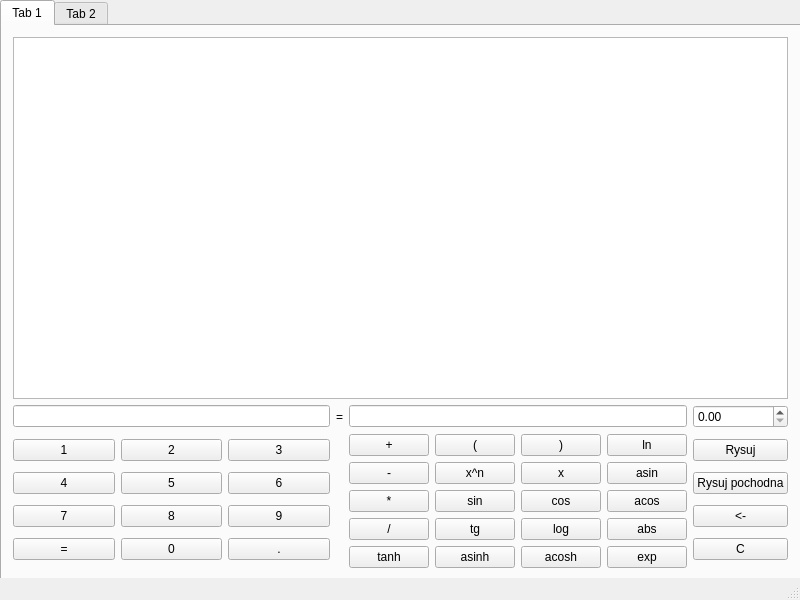
<?xml version="1.0" encoding="UTF-8"?>
<ui version="4.0">
 <class>MainWindow</class>
 <widget class="QMainWindow" name="MainWindow">
  <property name="geometry">
   <rect>
    <x>0</x>
    <y>0</y>
    <width>800</width>
    <height>600</height>
   </rect>
  </property>
  <property name="windowTitle">
   <string>MathBOX</string>
  </property>
  <widget class="QWidget" name="centralWidget">
   <widget class="QTabWidget" name="tabWidget">
    <property name="geometry">
     <rect>
      <x>0</x>
      <y>0</y>
      <width>801</width>
      <height>581</height>
     </rect>
    </property>
    <property name="currentIndex">
     <number>0</number>
    </property>
    <widget class="QWidget" name="tab">
     <attribute name="title">
      <string>Tab 1</string>
     </attribute>
     <layout class="QGridLayout" name="gridLayout_4">
      <item row="1" column="2">
       <widget class="QLineEdit" name="lineEdit_wynik"/>
      </item>
      <item row="4" column="2">
       <layout class="QGridLayout" name="gridLayout_3">
        <item row="1" column="3">
         <widget class="QPushButton" name="pLn">
          <property name="text">
           <string>ln</string>
          </property>
         </widget>
        </item>
        <item row="2" column="3">
         <widget class="QPushButton" name="pAsin">
          <property name="text">
           <string>asin</string>
          </property>
         </widget>
        </item>
        <item row="3" column="3">
         <widget class="QPushButton" name="pAcos">
          <property name="text">
           <string>acos</string>
          </property>
         </widget>
        </item>
        <item row="4" column="3">
         <widget class="QPushButton" name="pAbs">
          <property name="text">
           <string>abs</string>
          </property>
         </widget>
        </item>
        <item row="3" column="0">
         <widget class="QPushButton" name="pMult">
          <property name="text">
           <string>*</string>
          </property>
         </widget>
        </item>
        <item row="4" column="0">
         <widget class="QPushButton" name="pDiv">
          <property name="text">
           <string>/</string>
          </property>
         </widget>
        </item>
        <item row="2" column="0">
         <widget class="QPushButton" name="pMinus">
          <property name="text">
           <string>-</string>
          </property>
         </widget>
        </item>
        <item row="2" column="2">
         <widget class="QPushButton" name="pX">
          <property name="text">
           <string>x</string>
          </property>
         </widget>
        </item>
        <item row="1" column="0">
         <widget class="QPushButton" name="pPlus">
          <property name="text">
           <string>+</string>
          </property>
         </widget>
        </item>
        <item row="1" column="2">
         <widget class="QPushButton" name="pEndBracket">
          <property name="text">
           <string>)</string>
          </property>
         </widget>
        </item>
        <item row="2" column="1">
         <widget class="QPushButton" name="pPower">
          <property name="text">
           <string>x^n</string>
          </property>
         </widget>
        </item>
        <item row="1" column="1">
         <widget class="QPushButton" name="pOpenBracket">
          <property name="text">
           <string>(</string>
          </property>
         </widget>
        </item>
        <item row="3" column="1">
         <widget class="QPushButton" name="pSin">
          <property name="text">
           <string>sin</string>
          </property>
         </widget>
        </item>
        <item row="3" column="2">
         <widget class="QPushButton" name="pCos">
          <property name="text">
           <string>cos</string>
          </property>
         </widget>
        </item>
        <item row="4" column="1">
         <widget class="QPushButton" name="pTg">
          <property name="text">
           <string>tg</string>
          </property>
         </widget>
        </item>
        <item row="4" column="2">
         <widget class="QPushButton" name="pLog">
          <property name="text">
           <string>log</string>
          </property>
         </widget>
        </item>
        <item row="5" column="0">
         <widget class="QPushButton" name="pTanh">
          <property name="text">
           <string>tanh</string>
          </property>
         </widget>
        </item>
        <item row="5" column="1">
         <widget class="QPushButton" name="pAsinh">
          <property name="text">
           <string>asinh</string>
          </property>
         </widget>
        </item>
        <item row="5" column="2">
         <widget class="QPushButton" name="pAcosh">
          <property name="text">
           <string>acosh</string>
          </property>
         </widget>
        </item>
        <item row="5" column="3">
         <widget class="QPushButton" name="pExp">
          <property name="text">
           <string>exp</string>
          </property>
         </widget>
        </item>
       </layout>
      </item>
      <item row="1" column="0">
       <widget class="QLineEdit" name="lineEdit"/>
      </item>
      <item row="4" column="0">
       <layout class="QGridLayout" name="gridLayout_2">
        <item row="3" column="2">
         <widget class="QPushButton" name="pDot">
          <property name="text">
           <string>.</string>
          </property>
         </widget>
        </item>
        <item row="3" column="0">
         <widget class="QPushButton" name="pEqual">
          <property name="text">
           <string>=</string>
          </property>
         </widget>
        </item>
        <item row="2" column="0">
         <widget class="QPushButton" name="p7">
          <property name="text">
           <string>7</string>
          </property>
         </widget>
        </item>
        <item row="1" column="2">
         <widget class="QPushButton" name="p6">
          <property name="text">
           <string>6</string>
          </property>
         </widget>
        </item>
        <item row="2" column="1">
         <widget class="QPushButton" name="p8">
          <property name="text">
           <string>8</string>
          </property>
         </widget>
        </item>
        <item row="3" column="1">
         <widget class="QPushButton" name="p0">
          <property name="text">
           <string>0</string>
          </property>
         </widget>
        </item>
        <item row="1" column="1">
         <widget class="QPushButton" name="p5">
          <property name="text">
           <string>5</string>
          </property>
         </widget>
        </item>
        <item row="0" column="0">
         <widget class="QPushButton" name="b1">
          <property name="text">
           <string>1</string>
          </property>
         </widget>
        </item>
        <item row="2" column="2">
         <widget class="QPushButton" name="p9">
          <property name="text">
           <string>9</string>
          </property>
         </widget>
        </item>
        <item row="0" column="1">
         <widget class="QPushButton" name="b2">
          <property name="text">
           <string>2</string>
          </property>
         </widget>
        </item>
        <item row="1" column="0">
         <widget class="QPushButton" name="p4">
          <property name="text">
           <string>4</string>
          </property>
         </widget>
        </item>
        <item row="0" column="2">
         <widget class="QPushButton" name="p3">
          <property name="text">
           <string>3</string>
          </property>
         </widget>
        </item>
       </layout>
      </item>
      <item row="1" column="1">
       <widget class="QLabel" name="label">
        <property name="text">
         <string>=</string>
        </property>
       </widget>
      </item>
      <item row="4" column="3">
       <layout class="QVBoxLayout" name="verticalLayout">
        <item>
         <widget class="QPushButton" name="pRysuj">
          <property name="text">
           <string>Rysuj</string>
          </property>
         </widget>
        </item>
        <item>
         <widget class="QPushButton" name="pPochodna">
          <property name="text">
           <string>Rysuj pochodna</string>
          </property>
         </widget>
        </item>
        <item>
         <widget class="QPushButton" name="pushButton_2">
          <property name="text">
           <string>&lt;-</string>
          </property>
         </widget>
        </item>
        <item>
         <widget class="QPushButton" name="pushButton">
          <property name="text">
           <string>C</string>
          </property>
         </widget>
        </item>
       </layout>
      </item>
      <item row="1" column="3">
       <widget class="QDoubleSpinBox" name="sPowiekszenie"/>
      </item>
      <item row="0" column="0" colspan="4">
       <widget class="QGraphicsView" name="graphicsView"/>
      </item>
     </layout>
    </widget>
    <widget class="QWidget" name="tab_2">
     <attribute name="title">
      <string>Tab 2</string>
     </attribute>
     <widget class="QLabel" name="label_2">
      <property name="geometry">
       <rect>
        <x>10</x>
        <y>10</y>
        <width>46</width>
        <height>13</height>
       </rect>
      </property>
      <property name="text">
       <string>wiersze:</string>
      </property>
     </widget>
     <widget class="QLabel" name="label_3">
      <property name="geometry">
       <rect>
        <x>10</x>
        <y>40</y>
        <width>46</width>
        <height>16</height>
       </rect>
      </property>
      <property name="text">
       <string>kolumny:</string>
      </property>
     </widget>
     <widget class="QPushButton" name="pMatrixA">
      <property name="geometry">
       <rect>
        <x>210</x>
        <y>410</y>
        <width>75</width>
        <height>23</height>
       </rect>
      </property>
      <property name="text">
       <string>Macierz A</string>
      </property>
     </widget>
     <widget class="QPushButton" name="pMatrixB">
      <property name="geometry">
       <rect>
        <x>300</x>
        <y>410</y>
        <width>75</width>
        <height>23</height>
       </rect>
      </property>
      <property name="text">
       <string>Macierz B</string>
      </property>
     </widget>
     <widget class="QPushButton" name="pMatrixAdd">
      <property name="geometry">
       <rect>
        <x>210</x>
        <y>460</y>
        <width>75</width>
        <height>23</height>
       </rect>
      </property>
      <property name="text">
       <string>+</string>
      </property>
     </widget>
     <widget class="QPushButton" name="pMatrixSub">
      <property name="geometry">
       <rect>
        <x>300</x>
        <y>460</y>
        <width>75</width>
        <height>23</height>
       </rect>
      </property>
      <property name="text">
       <string>-</string>
      </property>
     </widget>
     <widget class="QPushButton" name="pMatrixMul">
      <property name="geometry">
       <rect>
        <x>390</x>
        <y>460</y>
        <width>75</width>
        <height>23</height>
       </rect>
      </property>
      <property name="text">
       <string>*</string>
      </property>
     </widget>
     <widget class="QSpinBox" name="sIloscWierszy">
      <property name="geometry">
       <rect>
        <x>60</x>
        <y>0</y>
        <width>42</width>
        <height>22</height>
       </rect>
      </property>
      <property name="minimum">
       <number>1</number>
      </property>
      <property name="maximum">
       <number>10</number>
      </property>
      <property name="value">
       <number>4</number>
      </property>
     </widget>
     <widget class="QSpinBox" name="sIloscKolumn">
      <property name="geometry">
       <rect>
        <x>60</x>
        <y>30</y>
        <width>42</width>
        <height>22</height>
       </rect>
      </property>
      <property name="minimum">
       <number>1</number>
      </property>
      <property name="maximum">
       <number>10</number>
      </property>
      <property name="value">
       <number>4</number>
      </property>
     </widget>
     <widget class="QLabel" name="lMatrixA">
      <property name="geometry">
       <rect>
        <x>210</x>
        <y>440</y>
        <width>71</width>
        <height>16</height>
       </rect>
      </property>
      <property name="text">
       <string>niezapisana</string>
      </property>
     </widget>
     <widget class="QLabel" name="lMatrixB">
      <property name="geometry">
       <rect>
        <x>300</x>
        <y>440</y>
        <width>71</width>
        <height>16</height>
       </rect>
      </property>
      <property name="text">
       <string>niezapisana</string>
      </property>
     </widget>
     <widget class="QPushButton" name="pushButton_3">
      <property name="geometry">
       <rect>
        <x>390</x>
        <y>410</y>
        <width>75</width>
        <height>23</height>
       </rect>
      </property>
      <property name="text">
       <string>C</string>
      </property>
     </widget>
     <widget class="QPushButton" name="pTrans">
      <property name="geometry">
       <rect>
        <x>470</x>
        <y>410</y>
        <width>89</width>
        <height>23</height>
       </rect>
      </property>
      <property name="text">
       <string>Transpozycja</string>
      </property>
     </widget>
    </widget>
   </widget>
  </widget>
  <widget class="QStatusBar" name="statusBar"/>
 </widget>
 <layoutdefault spacing="6" margin="11"/>
 <resources/>
 <connections/>
</ui>
